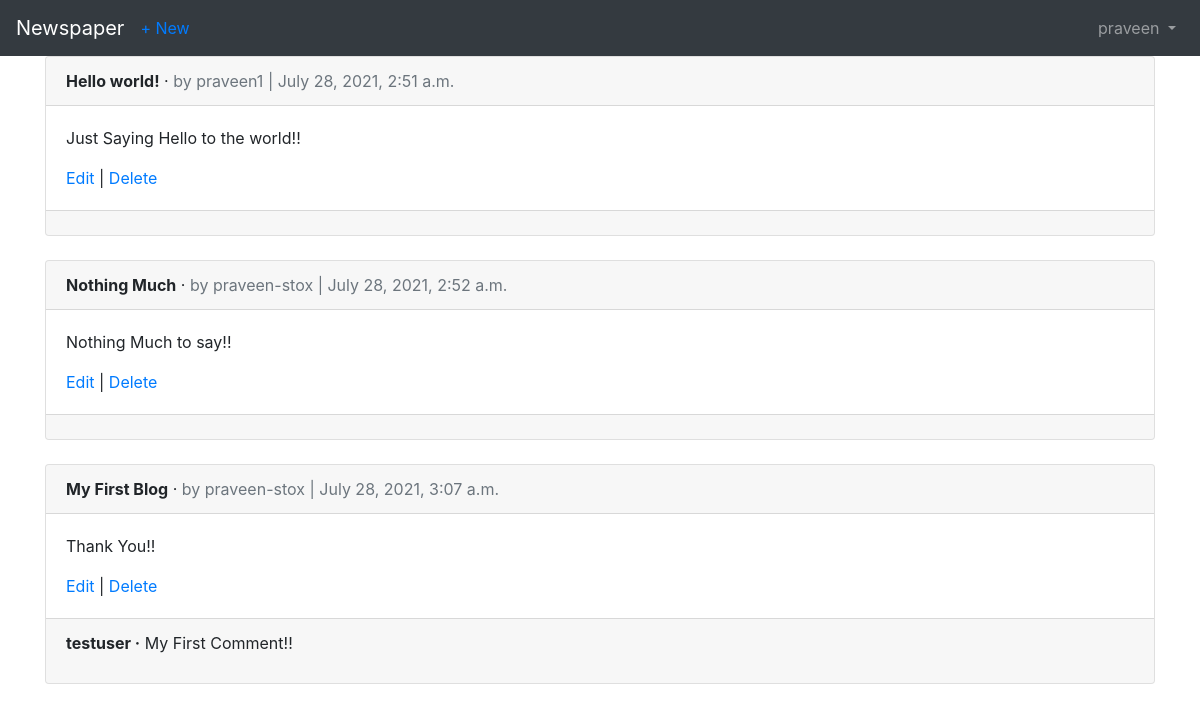
The page /articles/ (signed in) on the database its author committed.
### users/models.py (models this page shows)
class CustomUser(AbstractUser):
    age=models.PositiveIntegerField(null=True,blank=True)

### articles/models.py (models this page shows, shortened)
class Article(models.Model):
    title = models.CharField(max_length=255)
    body = models.TextField()
    date = models.DateTimeField(auto_now_add=True)
    author = models.ForeignKey(
        get_user_model(),
        on_delete=models.CASCADE,
    )

class Comment(models.Model):  # new
    article = models.ForeignKey(
        Article,
        on_delete=models.CASCADE,
        related_name='comments',  # new
    )
    comment = models.CharField(max_length=140)
    author = models.ForeignKey(
        get_user_model(),
        on_delete=models.CASCADE,
    )
    def __str__(self):
        return self.comment

### articles/views.py (the view)
# urls.py: path('', ArticleListView.as_view(), name='article_list'),
class ArticleListView(LoginRequiredMixin, ListView):
    model = Article
    template_name = 'article_list.html'
    login_url = 'login'

### templates/article_list.html
{% extends 'base.html' %} {% block title %}Articles{% endblock title %} {% block content %} {% for article in object_list %}
<div class="card">
    <div class="card-header">
        <span class="font-weight-bold">{{ article.title }}</span> &middot;
        <span class="text-muted">by {{ article.author }} | {{ article.date }}</span>
    </div>
    <div class="card-body">
        <p>{{ article.body }}</p>
        <a href="{% url 'article_edit' article.pk %}">Edit</a> |
        <a href="{% url 'article_delete' article.pk %}">Delete</a>
    </div>
    <div class="card-footer">
        {% for comment in article.comments.all %}
        <p>
            <span class="font-weight-bold">{{ comment.author }} &middot;</span> {{ comment }}
        </p>
        {% endfor %}
    </div>
</div>
<br /> {% endfor %} {% endblock content %}

### templates/base.html (shortened to what this page needs)
<!DOCTYPE html>
<html>
<head>
    <link rel="stylesheet" href="https://stackpath.bootstrapcdn.com/bootstrap/4.5.0/css/bootstrap.min.css">
</head>
<body>
    <nav class="navbar navbar-expand-lg navbar-dark bg-dark">
        <a class="navbar-brand" href="{% url 'home' %}">Newspaper</a> {% if user.is_authenticated %}
        <ul class="navbar-nav mr-auto">
            <li class="nav-item"><a href="{% url 'article_new' %}">+ New</a></li>
        </ul>
        {% endif %}
        <div class="collapse navbar-collapse" id="navbarSupportedContent">
            {% if user.is_authenticated %}
            <ul class="navbar-nav ml-auto">
                <li class="nav-item">
                    <a class="nav-link dropdown-toggle" href="#" id="navbarDropdown" role="button" data-toggle="dropdown" aria-haspopup="true" aria-expanded="false">
                        {{ user.username }}
                    </a>
                </li>
            </ul>
            {% endif %}
        </div>
    </nav>
    <main>
        <div class="container">
            {% block content %} {% endblock content %}
        </div>
    </main>
</body>
</html>

### rows shown on the page
CustomUser: username "praveen"
Article: title "Hello world!", author "praveen1", date "July 28, 2021, 2:51 a.m.", body "Just Saying Hello to the world!!"
Article: title "Nothing Much", author "praveen-stox", date "July 28, 2021, 2:52 a.m.", body "Nothing Much to say!!"
Article: title "My First Blog", author "praveen-stox", date "July 28, 2021, 3:07 a.m.", body "Thank You!!"
Comment: author "testuser", comment "My First Comment!!"
